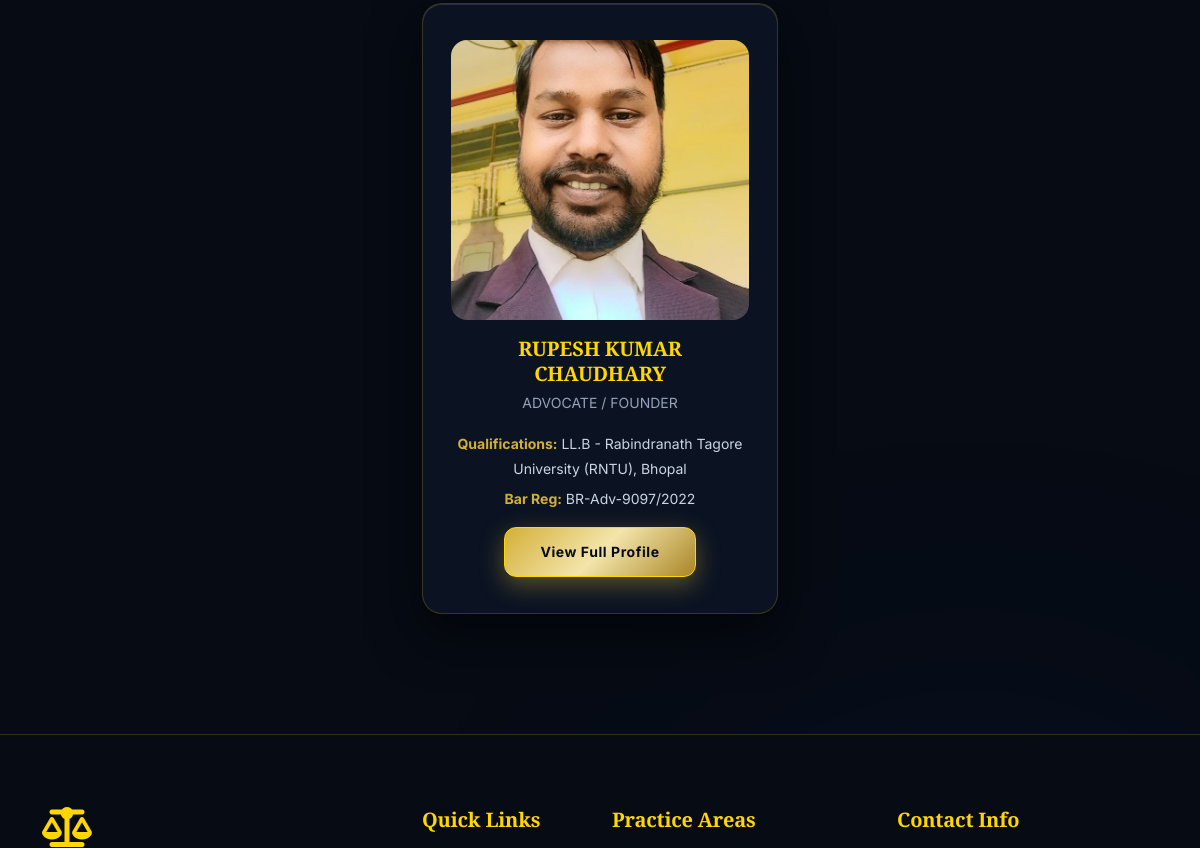
Page /about/ (middle part) on the earlier database version.
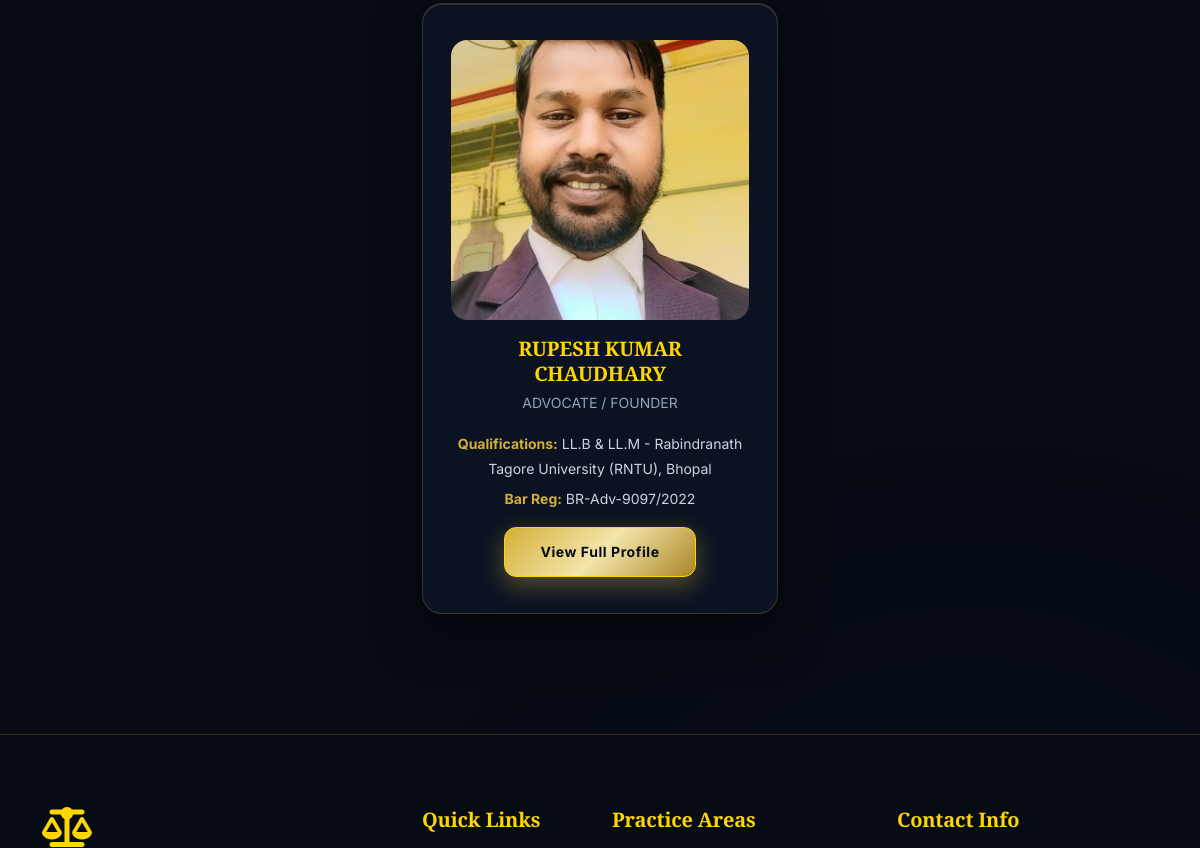
Same page on the later database version.
### apps/core/models.py (models this page shows, shortened)
class Advocate(models.Model):
    name = models.CharField(max_length=255)
    slug = models.SlugField(unique=True, blank=True)
    designation = models.CharField(max_length=150, default="Advocate")
    qualification = models.CharField(max_length=255)
    experience = models.CharField(max_length=100)
    practice_areas = models.CharField(max_length=255, help_text="Comma-separated practice areas.")
    languages = models.CharField(max_length=255)
    bar_council_registration = models.CharField(max_length=100)
    phone = models.CharField(max_length=20)
    email = models.EmailField()
    linkedin_url = models.URLField(blank=True, null=True)
    photo = models.ImageField(upload_to='advocate_photos/', blank=True, null=True)
    bio = models.TextField(blank=True, null=True, help_text="Detailed biography of the advocate.")

### apps/core/views.py (the view)
# urls.py: path('about/', AboutView.as_view(), name='about'),
class AboutView(TemplateView):
    template_name = 'about.html'
    def get_context_data(self, **kwargs):
        context = super().get_context_data(**kwargs)
        context['advocates'] = Advocate.objects.all()
        return context

### templates/about.html (shortened to what this page needs)
{% extends "base.html" %}
{% load static %}
{% block content %}
    <section class="py-5">
        <div class="container py-4">
            <div class="my-5 pt-4" id="team">
                <div class="row g-4 justify-content-center stagger-children">
                    {% for advocate in advocates %}
                    <div class="col-lg-4 col-md-6">
                        <div class="advocate-card h-100 text-white">
                            {% if advocate.photo %}
                            <div class="overflow-hidden rounded-4 mb-3" style="height: 280px;">
                                <img src="{{ advocate.photo.url }}" class="w-100 h-100 object-fit-cover" alt="{{ advocate.name }}">
                            </div>
                            {% else %}
                            <div class="bg-dark text-center py-5 d-flex align-items-center justify-content-center rounded-4 mb-3" style="height: 280px;">
                                <i class="fa-solid fa-user-tie fa-4x text-gold-bright"></i>
                            </div>
                            {% endif %}
                            <div class="text-center">
                                <h5 class="font-serif fw-bold text-gold-bright mb-1">{{ advocate.name }}</h5>
                                <p class="small text-uppercase tracking-wider text-muted mb-3">{{ advocate.designation }}</p>
                                <p class="small mb-1"><strong class="text-gold">Qualifications:</strong> {{ advocate.qualification }}</p>
                                <p class="small mb-3"><strong class="text-gold">Bar Reg:</strong> {{ advocate.bar_council_registration }}</p>
                                <a href="{% url 'core:advocate_profile' advocate.slug %}" class="btn btn-gold btn-sm">View Full Profile</a>
                            </div>
                        </div>
                    </div>
                    {% empty %}
                    <div class="col-12 text-center py-4">
                        <p class="text-muted">No advocates registered yet.</p>
                    </div>
                    {% endfor %}
                </div>
            </div>
        </div>
    </section>
{% endblock %}

Differences in the rows shown:
changed Advocate "RUPESH KUMAR CHAUDHARY": qualification "LL.B - Rabindranath Tagore University (RNTU), Bhopal" → "LL.B & LL.M - Rabindranath Tagore University (RNTU), Bhopal"
